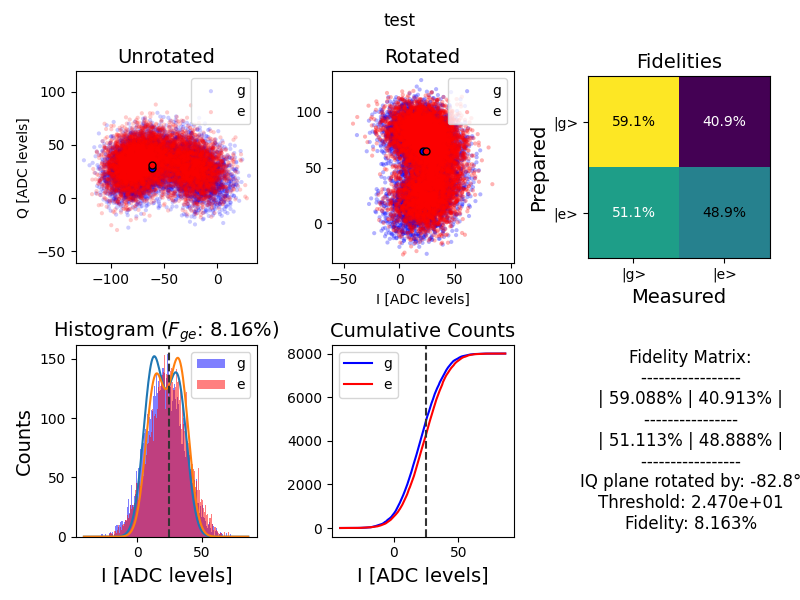
#> input picture pic/$F_{ge}$.png, 800 x 600 px; its folder holds only this picture in this run
$ python -i module_fit.py   (imports and definitions only)   (older library calls are emulated)
#> lines starting #> are read from the running program, lines starting #| are printed output that depends on the picture; long printed decimals are rounded
import cmath
from typing import Dict, Optional

import h5py as h5
import matplotlib.pyplot as plt
import numpy as np
import scipy as sp
from scipy.optimize import minimize_scalar

from fitting import *

figsize = (8, 6)


# [465 lines left out: functions NormalizeData, post_rotate, rsquare, resonator_analyze, resonator_analyze2, spectrum_analyze and 7 more, not called in this run]


def hist(data, plot=True, span=None, verbose=True, title=None, fid_avg=False, b_print=False, b_plot=False):
    """
    span: histogram limit is the mean +/- span
    fid_avg: if True, calculate fidelity F by the average mis-categorized e/g; otherwise count
        total number of miscategorized over total counts (gives F^2)
    """
    Ig = data[0]
    Qg = data[1]
    Ie = data[2]
    Qe = data[3]
    plot_f = False
    # [4 lines of commented-out code are left out]

    numbins = 200

    xg, yg = np.median(Ig), np.median(Qg)
    xe, ye = np.median(Ie), np.median(Qe)
    # if plot_f:
    #     xf, yf = np.median(If), np.median(Qf)

    if verbose:
        print('Unrotated:')
        print(f'Ig {xg} +/- {np.std(Ig)} \t Qg {yg} +/- {np.std(Qg)} \t Amp g {np.abs(xg+1j*yg)} +/- {np.std(np.abs(Ig + 1j*Qg))}')
        print(f'Ie {xe} +/- {np.std(Ie)} \t Qe {ye} +/- {np.std(Qe)} \t Amp e {np.abs(xe+1j*ye)} +/- {np.std(np.abs(Ig + 1j*Qe))}')
        # if plot_f:
        #     print(
        #         f'If {xf} +/- {np.std(If)} \t Qf {yf} +/- {np.std(Qf)} \t Amp f {np.abs(xf+1j*yf)}')

    if plot:
        fig, axs = plt.subplots(nrows=2, ncols=2, figsize=(8, 6))
        if title is not None:
            plt.suptitle(title)
        fig.tight_layout()

        axs[0, 0].scatter(Ig, Qg, label='g', color='b',
                          marker='.', edgecolor='None', alpha=0.2)
        axs[0, 0].scatter(Ie, Qe, label='e', color='r',
                          marker='.', edgecolor='None', alpha=0.2)
        if plot_f:
            axs[0, 0].scatter(If, Qf, label='f', color='g',
                              marker='.', edgecolor='None', alpha=0.2)
        axs[0, 0].plot([xg], [yg], color='k', linestyle=':',
                       marker='o', markerfacecolor='b', markersize=5)
        axs[0, 0].plot([xe], [ye], color='k', linestyle=':',
                       marker='o', markerfacecolor='r', markersize=5)
        if plot_f:
            axs[0, 0].plot([xf], [yf], color='k', linestyle=':',
                           marker='o', markerfacecolor='g', markersize=5)

        # axs[0,0].set_xlabel('I [ADC levels]')
        axs[0, 0].set_ylabel('Q [ADC levels]')
        axs[0, 0].legend(loc='upper right')
        axs[0, 0].set_title('Unrotated', fontsize=14)
        axs[0, 0].axis('equal')

    """Compute the rotation angle"""
    theta = -np.arctan2((ye-yg), (xe-xg))
    if plot_f:
        theta = -np.arctan2((yf-yg), (xf-xg))

    """
    Adjust rotation angle
    """
    best_theta = theta
    I_tot = np.concatenate((Ie, Ig))
    span = (np.max(I_tot) - np.min(I_tot))/2
    midpoint = (np.max(I_tot) + np.min(I_tot))/2
    xlims = [midpoint-span, midpoint+span]
    ng, binsg = np.histogram(Ig, bins=numbins, range=xlims)
    ne, binse = np.histogram(Ie, bins=numbins, range=xlims)
    contrast = np.abs(((np.cumsum(ng) - np.cumsum(ne)) /
                      (0.5*ng.sum() + 0.5*ne.sum())))
    best_fid = np.max(contrast)
    for theta_i in np.linspace(theta-np.pi/12, theta + np.pi/12, 10):
        Ig_new = Ig*np.cos(theta_i) - Qg*np.sin(theta_i)
        Qg_new = Ig*np.sin(theta) + Qg*np.cos(theta)
        Ie_new = Ie*np.cos(theta_i) - Qe*np.sin(theta_i)
        Qe_new = Ie*np.sin(theta) + Qe*np.cos(theta)
        xg, yg = np.median(Ig_new), np.median(Qg_new)
        xe, ye = np.median(Ie_new), np.median(Qe_new)
        I_tot_new = np.concatenate((Ie_new, Ig_new))
        span = (np.max(I_tot_new) - np.min(I_tot_new))/2
        midpoint = (np.max(I_tot_new) + np.min(I_tot_new))/2
        xlims = [midpoint-span, midpoint+span]
        ng, binsg = np.histogram(Ig_new, bins=numbins, range=xlims)
        ne, binse = np.histogram(Ie_new, bins=numbins, range=xlims)
        contrast = np.abs(((np.cumsum(ng) - np.cumsum(ne)) /
                          (0.5*ng.sum() + 0.5*ne.sum())))
        fid = np.max(contrast)
        if fid > best_fid:
            best_theta = theta_i
            best_fid = fid
    theta = best_theta

    """Rotate the IQ data"""
    Ig_new = Ig*np.cos(theta) - Qg*np.sin(theta)
    Qg_new = Ig*np.sin(theta) + Qg*np.cos(theta)

    Ie_new = Ie*np.cos(theta) - Qe*np.sin(theta)
    Qe_new = Ie*np.sin(theta) + Qe*np.cos(theta)

    # if plot_f:
    #     If_new = If*np.cos(theta) - Qf*np.sin(theta)
    #     Qf_new = If*np.sin(theta) + Qf*np.cos(theta)

    """New means of each blob"""
    xg, yg = np.median(Ig_new), np.median(Qg_new)
    xe, ye = np.median(Ie_new), np.median(Qe_new)
    # if plot_f:
    #     xf, yf = np.median(If_new), np.median(Qf_new)
    if verbose:
        print('Rotated:')
        print(f'Ig {xg} +/- {np.std(Ig)} \t Qg {yg} +/- {np.std(Qg)} \t Amp g {np.abs(xg+1j*yg)} +/- {np.std(np.abs(Ig + 1j*Qg))}')
        print(f'Ie {xe} +/- {np.std(Ie)} \t Qe {ye} +/- {np.std(Qe)} \t Amp e {np.abs(xe+1j*ye)} +/- {np.std(np.abs(Ig + 1j*Qe))}')
        # if plot_f:
        #     print(
        #         f'If {xf} +/- {np.std(If)} \t Qf {yf} +/- {np.std(Qf)} \t Amp f {np.abs(xf+1j*yf)}')

    if span is None:
        span = (np.max(np.concatenate((Ie_new, Ig_new))) -
                np.min(np.concatenate((Ie_new, Ig_new))))/2
    xlims = [(xg+xe)/2-span, (xg+xe)/2+span]

    if plot:
        axs[0, 1].scatter(Ig_new, Qg_new, label='g', color='b',
                          marker='.', edgecolor='None', alpha=0.3)
        axs[0, 1].scatter(Ie_new, Qe_new, label='e', color='r',
                          marker='.', edgecolor='None', alpha=0.3)
        # if plot_f:
        #     axs[0, 1].scatter(If_new, Qf_new, label='f', color='g',
        #                       marker='.', edgecolor='None', alpha=0.3)
        axs[0, 1].plot([xg], [yg], color='k', linestyle=':',
                       marker='o', markerfacecolor='b', markersize=5)
        axs[0, 1].plot([xe], [ye], color='k', linestyle=':',
                       marker='o', markerfacecolor='r', markersize=5)
        # if plot_f:
        #     axs[0, 1].plot([xf], [yf], color='k', linestyle=':',
        #                    marker='o', markerfacecolor='g', markersize=5)

        # axs[0,1].set_xlabel('I [ADC levels]')
        axs[0, 1].legend(loc='upper right')
        axs[0, 1].set_title('Rotated', fontsize=14)
        axs[0, 1].axis('equal')

        """X and Y ranges for histogram"""

        ng, binsg, pg = axs[1, 0].hist(
            Ig_new, bins=numbins, range=xlims, color='b', label='g', alpha=0.5)
        ne, binse, pe = axs[1, 0].hist(
            Ie_new, bins=numbins, range=xlims, color='r', label='e', alpha=0.5)
        # if plot_f:
        #     nf, binsf, pf = axs[1, 0].hist(
        #         If_new, bins=numbins, range=xlims, color='g', label='f', alpha=0.5)
        axs[1, 0].set_ylabel('Counts', fontsize=14)
        axs[1, 0].set_xlabel('I [ADC levels]', fontsize=14)
        axs[1, 0].legend(loc='upper right')

    else:
        ng, binsg = np.histogram(Ig_new, bins=numbins, range=xlims)
        ne, binse = np.histogram(Ie_new, bins=numbins, range=xlims)
        # if plot_f:
        #     nf, binsf = np.histogram(If_new, bins=numbins, range=xlims)

    """fitting the shot gaussian"""
    # [6 lines of commented-out code are left out]
    """Compute the fidelity using overlap of the histograms"""
    fids = []
    thresholds = []
    # this method calculates fidelity as 1-2(Neg + Nge)/N
    contrast = np.abs(((np.cumsum(ng) - np.cumsum(ne)) /
                      (0.5*ng.sum() + 0.5*ne.sum())))
    tind = contrast.argmax()
    thresholds.append(binsg[tind])

    if not fid_avg:
        fids.append(contrast[tind])
    else:
        # this method calculates fidelity as (Ngg+Nee)/N = Ngg/N + Nee/N=(0.5N-Nge)/N + (0.5N-Neg)/N = 1-(Nge+Neg)/N
        fids.append(0.5*(1-ng[tind:].sum()/ng.sum() +
                    1-ne[:tind].sum()/ne.sum()))
    if verbose:
        print(f'g correctly categorized: {100*(1-ng[tind:].sum()/ng.sum())}%')
        print(f'e correctly categorized: {100*(1-ne[:tind].sum()/ne.sum())}%')

    # if plot_f:
    #     contrast = np.abs(((np.cumsum(ng) - np.cumsum(nf)) /
    #                       (0.5*ng.sum() + 0.5*nf.sum())))
        tind = contrast.argmax()
        thresholds.append(binsg[tind])
        if not fid_avg:
            fids.append(contrast[tind])
        else:
            fids.append(
                0.5*(1-ng[tind:].sum()/ng.sum() + 1-nf[:tind].sum()/nf.sum()))

        contrast = np.abs(((np.cumsum(ne) - np.cumsum(nf)) /
                          (0.5*ne.sum() + 0.5*nf.sum())))
        tind = contrast.argmax()
        thresholds.append(binsg[tind])
        if not fid_avg:
            fids.append(contrast[tind])
        # else:
        #     fids.append(
        #         0.5*(1-ne[tind:].sum()/ne.sum() + 1-nf[:tind].sum()/nf.sum()))

    if plot:
        title = '$\overline{F}_{ge}$' if fid_avg else '$F_{ge}$'
        axs[1, 0].set_title(
            f'Histogram ({title}: {100*fids[0]:.3}%)', fontsize=14)
        axs[1, 0].axvline(thresholds[0], color='0.2', linestyle='--')
        if plot_f:
            axs[1, 0].axvline(thresholds[1], color='0.2', linestyle='--')
            axs[1, 0].axvline(thresholds[2], color='0.2', linestyle='--')

        axs[1, 1].set_title('Cumulative Counts', fontsize=14)
        axs[1, 1].plot(binsg[:-1], np.cumsum(ng), 'b', label='g')
        axs[1, 1].plot(binse[:-1], np.cumsum(ne), 'r', label='e')
        axs[1, 1].axvline(thresholds[0], color='0.2', linestyle='--')
        if plot_f:
            # axs[1, 1].plot(binsf[:-1], np.cumsum(nf), 'g', label='f')
            axs[1, 1].axvline(thresholds[1], color='0.2', linestyle='--')
            axs[1, 1].axvline(thresholds[2], color='0.2', linestyle='--')
        axs[1, 1].legend()
        axs[1, 1].set_xlabel('I [ADC levels]', fontsize=14)

        plt.subplots_adjust(hspace=0.25, wspace=0.15)
        plt.tight_layout()
        plt.show()

    gg = 100*(1-ng[tind:].sum()/ng.sum())
    ge = 100*(ng[tind:].sum()/ng.sum())
    eg = 100*(1-ne[tind:].sum()/ng.sum())
    ee = 100*(ne[tind:].sum()/ng.sum())

    if b_print:
        print(
            f"""
        Fidelity Matrix:
        -----------------
        | {gg:.3f}% | {ge:.3f}% |
        ----------------
        | {eg:.3f}% | {ee:.3f}% |
        -----------------
        IQ plane rotated by: {180 / np.pi * theta:.1f}{chr(176)}
        Threshold: {thresholds[0]:.3e}
        Fidelity: {100*fids[0]:.3f}%
        """
        )

    if b_plot:
        axs[0, 2].imshow(np.array([[gg, ge], [eg, ee]]))
        axs[0, 2].set_xticks([0, 1])
        axs[0, 2].set_yticks([0, 1])
        axs[0, 2].set_xticklabels(labels=["|g>", "|e>"])
        axs[0, 2].set_yticklabels(labels=["|g>", "|e>"])
        axs[0, 2].set_ylabel("Prepared", fontsize=14)
        axs[0, 2].set_xlabel("Measured", fontsize=14)
        axs[0, 2].text(0, 0, f"{gg:.1f}%", ha="center", va="center", color="k")
        axs[0, 2].text(1, 0, f"{ge:.1f}%", ha="center", va="center", color="w")
        axs[0, 2].text(0, 1, f"{eg:.1f}%", ha="center", va="center", color="w")
        axs[0, 2].text(1, 1, f"{ee:.1f}%", ha="center", va="center", color="k")
        axs[0, 2].set_title("Fidelities", fontsize=14)

        # lower right text setting
        text_kwargs = dict(ha='center', va='center', fontsize=12)
        axs[1, 2].text(0.45, 0.5, f"""
        Fidelity Matrix:
        -----------------
        | {gg:.3f}% | {ge:.3f}% |
        ----------------
        | {eg:.3f}% | {ee:.3f}% |
        -----------------
        IQ plane rotated by: {180 / np.pi * theta:.1f}{chr(176)}
        Threshold: {thresholds[0]:.3e}
        Fidelity: {100*fids[0]:.3f}%
        """, **text_kwargs)
        axs[1, 2].spines['right'].set_color('none')
        axs[1, 2].spines['left'].set_color('none')
        axs[1, 2].spines['bottom'].set_color('none')
        axs[1, 2].spines['top'].set_color('none')
        axs[1, 2].set_xticks([])
        axs[1, 2].set_yticks([])

    plt.subplots_adjust(hspace=0.25, wspace=0.15)
    plt.tight_layout()
    plt.show()
    return fids, thresholds, theta*180/np.pi  # fids: ge, gf, ef


# load data
# [10 lines left out: function load_data, not called in this run]


# calculate splitting threshold
BIN_NUM = 50


# [60 lines left out: functions calculate_histogram, calculate_threshold, plot_histogram2, not called in this run]


# [57 lines not run here, left out]

>>> import cv2
>>> picture = cv2.imread('pic/$F_{ge}$.png', cv2.IMREAD_GRAYSCALE)
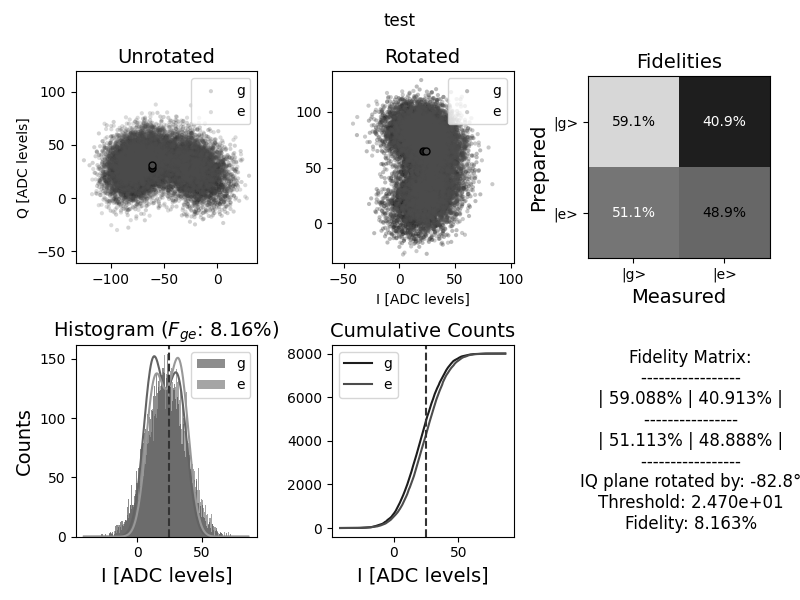
#> picture: shape (600, 800); min 0, max 255, mean 225.8
>>> result = hist(picture)
#> in hist, `Ig = data[0]`: Ig = 800 values from 255 to 255
#> in hist, `xg, yg = np.median(Ig), np.median(Qg)`: xg = 255
#| Ig 255.0 +/- 0.0 	 Qg 255.0 +/- 0.0 	 Amp g 360.624 +/- 5.684341886080802e-14
#| Ie 255.0 +/- 0.0 	 Qe 255.0 +/- 0.0 	 Amp e 360.624 +/- 5.684341886080802e-14
#> in hist, `theta = -np.arctan2((ye-yg), (xe-xg))`: theta = 0
#> in hist, `I_tot = np.concatenate((Ie, Ig))`: I_tot = 1600 values from 255 to 255
#> in hist, `span = (np.max(I_tot) - np.min(I_tot))/2`: span = 0
#> in hist, `midpoint = (np.max(I_tot) + np.min(I_tot))/2`: midpoint = 127
#> in hist, `xlims = [midpoint-span, midpoint+span]`: xlims = [127, 127]
#> in hist, `ng, binsg = np.histogram(Ig, bins=numbins, range=xlims)`: ng = 200 values from 0 to 0; binsg = 201 values from 126.5 to 127.5
#> in hist, `ne, binse = np.histogram(Ie, bins=numbins, range=xlims)`: ne = 200 values from 0 to 0; binse = 201 values from 126.5 to 127.5
#> in hist, `best_fid = np.max(contrast)`: best_fid = nan
#> the loop in hist, `for theta_i in np.linspace(theta-np.pi/12, theta + np.pi/12, 10):` made 10 passes
#> (xg, xe, midpoint) on passes 1 to 10: (312.3, 312.3, 312.3), (301.3, 301.3, 301.3), (289.3, 289.3, 289.3), (276.3, 276.3, 276.3), (262.3, 262.3, 262.3), (247.5, 247.5, 247.5), (231.8, 231.8, 231.8), (215.3, 215.3, 215.3), (198.2, 198.2, 198.2), (180.3, 180.3, 180.3)
#> after the loop in hist, `for theta_i in np.linspace(theta-np.pi/12, theta + np.pi/12, 10):`: best_theta = 0
#> in hist, `Ig_new = Ig*np.cos(theta) - Qg*np.sin(theta)`: Ig_new = 800 values from 255 to 255
#> in hist, `xg, yg = np.median(Ig_new), np.median(Qg_new)`: xg = 255
#| Ig 255.0 +/- 0.0 	 Qg 255.0 +/- 0.0 	 Amp g 360.624 +/- 5.684341886080802e-14
#| Ie 255.0 +/- 0.0 	 Qe 255.0 +/- 0.0 	 Amp e 360.624 +/- 5.684341886080802e-14
#> in hist, `xlims = [(xg+xe)/2-span, (xg+xe)/2+span]`: xlims = [255, 255]
#> in hist, `ng, binsg, pg = axs[1, 0].hist( Ig_new, bins=numbins, range=xlims, col..`: ng = 200 values, max 800 at index 100, min 0 at index 0, mean 4; binsg = 201 values from 254.5 to 255.5; pg = 200 items
#> in hist, `ne, binse, pe = axs[1, 0].hist( Ie_new, bins=numbins, range=xlims, col..`: ne has the same summary as ng; binse = 201 values from 254.5 to 255.5; pe = 200 items
#> in hist, `contrast = np.abs(((np.cumsum(ng) - np.cumsum(ne)) / (0.5*ng.sum() + 0..`: contrast = 200 values from 0 to 0
#> in hist, `tind = contrast.argmax()`: tind = 0
#| g correctly categorized: 0.0%
#| e correctly categorized: 100.0%
#> (the run stopped early here; a loop or call above may not have finished)
